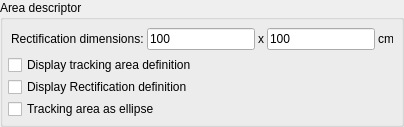
               <widget class="QGroupBox" name="groupBoxRectificationParm">
                <property name="sizePolicy">
                 <sizepolicy hsizetype="Preferred" vsizetype="Minimum">
                  <horstretch>0</horstretch>
                  <verstretch>0</verstretch>
                 </sizepolicy>
                </property>
                <property name="minimumSize">
                 <size>
                  <width>0</width>
                  <height>0</height>
                 </size>
                </property>
                <property name="title">
                 <string>Area descriptor</string>
                </property>
                <layout class="QVBoxLayout" name="verticalLayout_22">
                 <property name="spacing">
                  <number>2</number>
                 </property>
                 <property name="leftMargin">
                  <number>5</number>
                 </property>
                 <property name="topMargin">
                  <number>5</number>
                 </property>
                 <property name="rightMargin">
                  <number>5</number>
                 </property>
                 <property name="bottomMargin">
                  <number>5</number>
                 </property>
                 <item>
                  <widget class="QWidget" name="widget_AreaLayout" native="true">
                   <property name="sizePolicy">
                    <sizepolicy hsizetype="Preferred" vsizetype="Minimum">
                     <horstretch>0</horstretch>
                     <verstretch>0</verstretch>
                    </sizepolicy>
                   </property>
                   <property name="toolTip">
                    <string>Set the area dimensions (in cm)</string>
                   </property>
                   <layout class="QHBoxLayout" name="horizontalLayout_AreaLayout">
                    <property name="spacing">
                     <number>3</number>
                    </property>
                    <property name="leftMargin">
                     <number>3</number>
                    </property>
                    <property name="topMargin">
                     <number>3</number>
                    </property>
                    <property name="rightMargin">
                     <number>3</number>
                    </property>
                    <property name="bottomMargin">
                     <number>3</number>
                    </property>
                    <item>
                     <widget class="QLabel" name="labelAreaSize">
                      <property name="text">
                       <string>Rectification dimensions:</string>
                      </property>
                     </widget>
                    </item>
                    <item>
                     <widget class="QLineEdit" name="lineEditRectWidth">
                      <property name="maximumSize">
                       <size>
                        <width>16777215</width>
                        <height>16777215</height>
                       </size>
                      </property>
                      <property name="text">
                       <string>100</string>
                      </property>
                     </widget>
                    </item>
                    <item>
                     <widget class="QLabel" name="label">
                      <property name="maximumSize">
                       <size>
                        <width>10</width>
                        <height>10</height>
                       </size>
                      </property>
                      <property name="text">
                       <string>x</string>
                      </property>
                     </widget>
                    </item>
                    <item>
                     <widget class="QLineEdit" name="lineEditRectHeight">
                      <property name="maximumSize">
                       <size>
                        <width>16777215</width>
                        <height>16777215</height>
                       </size>
                      </property>
                      <property name="text">
                       <string>100</string>
                      </property>
                     </widget>
                    </item>
                    <item>
                     <widget class="QLabel" name="label_cm">
                      <property name="maximumSize">
                       <size>
                        <width>15</width>
                        <height>16777215</height>
                       </size>
                      </property>
                      <property name="text">
                       <string>cm</string>
                      </property>
                     </widget>
                    </item>
                   </layout>
                  </widget>
                 </item>
                 <item>
                  <widget class="QCheckBox" name="checkBoxDisplayTrackingArea">
                   <property name="toolTip">
                    <string>Show the tracking area</string>
                   </property>
                   <property name="text">
                    <string>Display tracking area definition</string>
                   </property>
                   <property name="checked">
                    <bool>false</bool>
                   </property>
                  </widget>
                 </item>
                 <item>
                  <widget class="QCheckBox" name="checkBoxDisplayRectification">
                   <property name="toolTip">
                    <string>Show the rectification area</string>
                   </property>
                   <property name="text">
                    <string>Display Rectification definition</string>
                   </property>
                   <property name="checked">
                    <bool>false</bool>
                   </property>
                  </widget>
                 </item>
                 <item>
                  <widget class="QCheckBox" name="checkboxTrackingAreaAsEllipse">
                   <property name="toolTip">
                    <string>Set the trackingarea to ellipse</string>
                   </property>
                   <property name="text">
                    <string>Tracking area as ellipse</string>
                   </property>
                  </widget>
                 </item>
                </layout>
               </widget>
